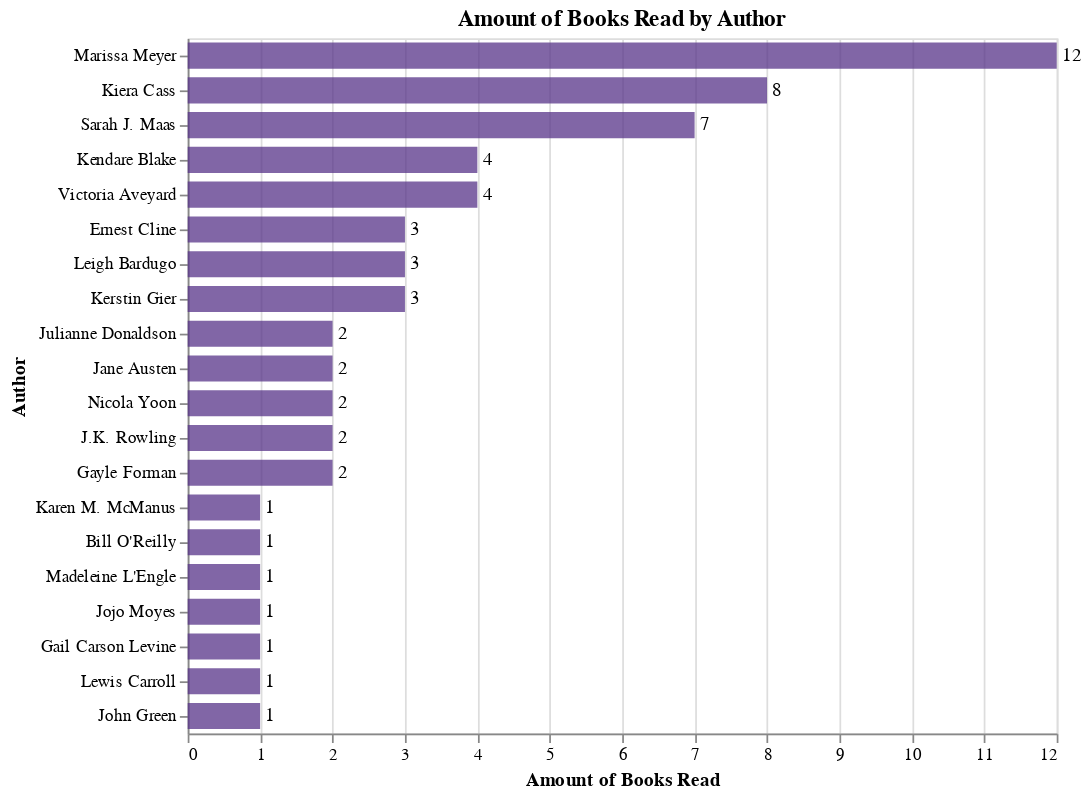

This figure's notebook cell:
### Code cell
books_read = data[data["Exclusive Shelf"] == "read"]

author_read_chart = (alt.Chart(books_read).mark_bar(color=purple, opacity=0.75, height=15).encode(
    x=alt.X("count(Author)", axis={"title":"Amount of Books Read"}),
    y=alt.Y("Author", sort="-x"),
).properties(
    width=500,
    title={"text": "Amount of Books Read by Author"}
))

author_read_text = author_read_chart.mark_text(
    align='left',
    baseline='middle',
    dx=3  # moves text to right so it doesn't appear on top of the bar
).encode(
    text='count(Author):Q'
)

author_read_chart + author_read_text
